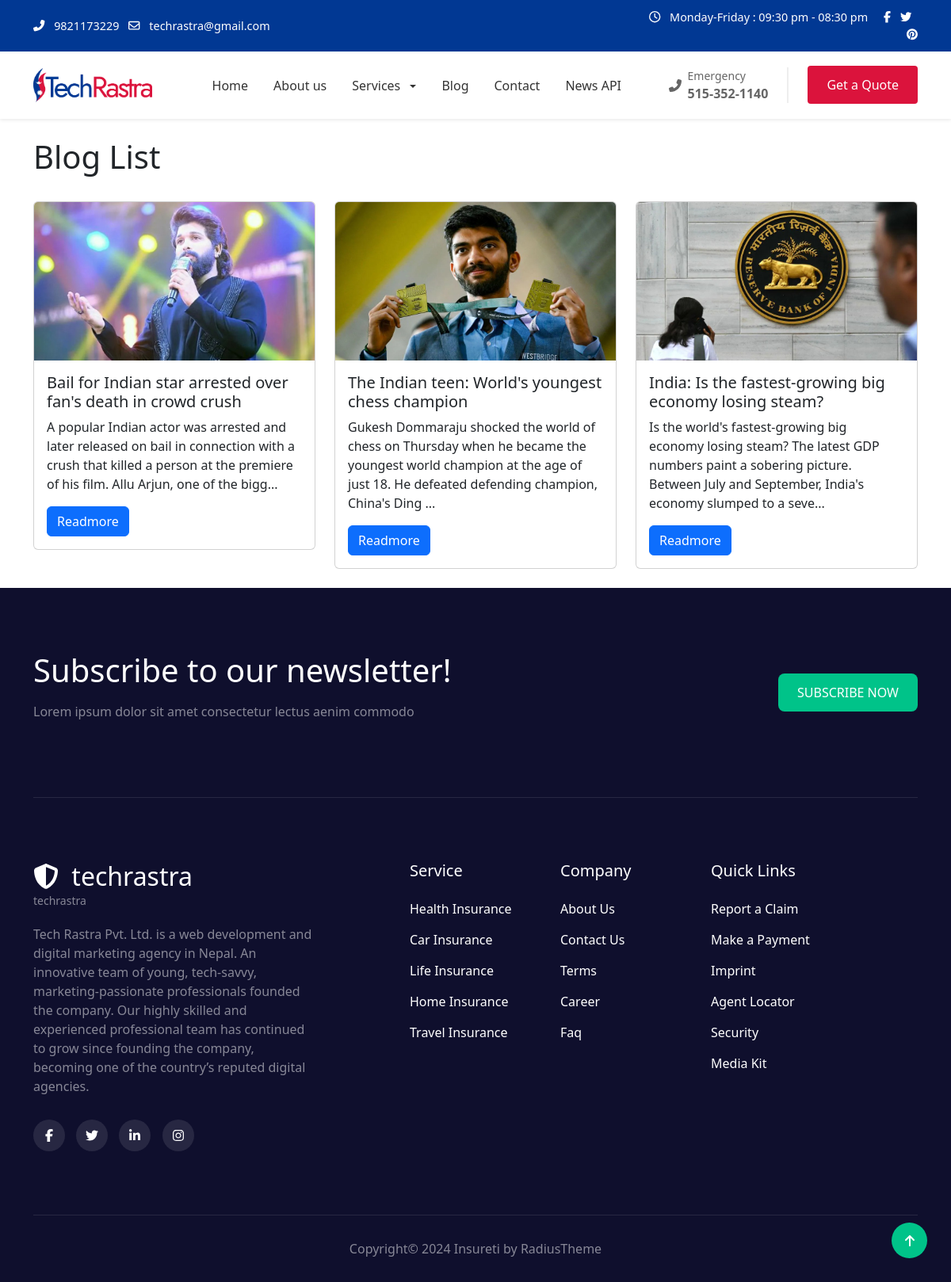
Page /blog on the committed database.
### website/models.py (models this page shows, shortened)
class Settings(models.Model):
    name = models.CharField(max_length=100)
    slug = models.SlugField(max_length=100, unique=True)
    email = models.EmailField(blank=True, null=True)
    phone = models.CharField(max_length=100, blank=True, null=True)
    address = models.CharField(max_length=100, blank=True, null=True)
    description = models.TextField(blank=True, null=True)
    logo = models.ImageField(upload_to='logo/', blank=True, null=True)
    fabicon = models.ImageField(upload_to='fabicon/', blank=True, null=True)
    meta_title = models.CharField(max_length=100, blank=True, null=True)
    meta_description = models.TextField(blank=True, null=True)
    meta_keywords = models.TextField(blank=True, null=True)

class Blog(models.Model):
    category = models.ForeignKey(Category, on_delete=models.CASCADE)
    title = models.CharField(max_length=100)
    slug = models.SlugField(max_length=100, unique=True)
    sub_title = models.CharField(max_length=100, blank=True, null=True)
    image = models.ImageField(upload_to='blog/', blank=True, null=True)
    summary = models.TextField(blank=True, null=True)
    description = RichTextField(blank=True, null=True)
    meta_title = models.CharField(max_length=100, blank=True, null=True)
    meta_description = models.TextField(blank=True, null=True)
    meta_keywords = models.TextField(blank=True, null=True)
    @property
    def get_limit_summary(self):
        return self.summary[:170] + '...'

### website/views.py (the view)
# urls.py: path('blog', views.blog_views, name='blog'),
def blog_views(request):
    data={
        'blogData': Blog.objects.all,
    }
    return render(request, 'blog.html', data)

### website/general.py (called while the page is built)
def global_data(request):
    data ={
            'settingData': Settings.objects.first(),
            'menuServiceData': Service.objects.all
        }
    return data

### website/templates/blog.html
{% extends 'layouts/master.html' %}
{% block content %}
<div class="container py-4">
    <div class="row">
        <div class="col-md-12 mb-4">
            <h1> Blog List </h1>
        </div>
    </div>
    <div class="row">
        {% for blog in blogData %}
        <div class="col-md-4">
            <div class="card">
                {% if blog.image %}
                <img src="{{ blog.image.url }}" style="height: 200px; width: 100%; "
                class="card-img-top" alt="{{ blog.title }}">
                {% endif %}
                <div class="card-body">
                  <h5 blog="card-title">
                    {{ blog.title }}
                  </h5>
                  <p class="card-text">
                    {{ blog.get_limit_summary }}
                  </p>
                  <a href="{% url 'blog-details' blog.slug %}" class="btn btn-primary">Readmore</a>
                </div>
              </div>
        </div>
        {% endfor %}
    </div>
</div>
{% endblock %}

### website/templates/layouts/master.html (shortened to what this page needs)
<!DOCTYPE html>
{% load static %}
<html lang="en">
<head>
    {% load bootstrap5 %}
    {% bootstrap_css %}
    <link href="https://cdnjs.cloudflare.com/ajax/libs/font-awesome/6.5.1/css/all.min.css" rel="stylesheet">
    <link rel="stylesheet" href="{% static 'css/style.css' %}">
</head>
<body>
    {% include 'layouts/header.html' %}
    {% block content %}
    {% endblock %}
    {% include 'layouts/footer.html' %}
</body>
</html>

### website/templates/layouts/header.html (shortened to what this page needs)
{% load static %}
<div class="top-bar">
    <div class="container">
        <div class="row align-items-center">
            <div class="col-md-8">
                {% if settingData %}
                <a href="tel:{{ settingData.phone }}" class="text-white me-2 text-decoration-none">
                    <i class="fas fa-phone-alt me-2"></i>
                        {{ settingData.phone }}
                </a>
                {% endif %}
                <a href="" class="text-white me-2 text-decoration-none">
                    <i class="far fa-envelope me-2"></i>
                    {% if settingData %}
                        {{ settingData.email }}
                    {% else %}
                        info@techrastra.com
                    {% endif %}
                </a>
            </div>
            <div class="col-md-4 text-end">
                    <span class="me-3">
                        <i class="far fa-clock me-2"></i>
                        Monday-Friday : 09:30 pm - 08:30 pm
                    </span>
                <a href="#" class="text-white me-2"><i class="fab fa-facebook-f"></i></a>
                <a href="#" class="text-white me-2"><i class="fab fa-twitter"></i></a>
                <a href="#" class="text-white"><i class="fab fa-pinterest"></i></a>
            </div>
        </div>
    </div>
</div>
<nav class="navbar navbar-expand-lg navbar-light bg-white py-3 shadow-sm sticky-top">
    <div class="container">
        <a class="navbar-brand" href="{% url 'index' %}">
            {% if settingData.logo %}
                <img src="{{ settingData.logo.url }}" alt="Techrastra">
            {% else %}
                <img src="{% static 'logo/logo.webp' %}" alt="Techrastra">
            {% endif %}
        </a>
        <div class="collapse navbar-collapse" id="navbarNav">
            <ul class="navbar-nav mx-auto">
                <li class="nav-item">
                    <a class="nav-link" href="{% url 'index' %}">
                        Home
                    </a>
                </li>
                <li class="nav-item">
                    <a class="nav-link" href="{% url 'about-us' %}">
                        About us
                    </a>
                </li>
                <li class="nav-item dropdown">
                    <a class="nav-link dropdown-toggle" href="{% url 'service' %}" role="button" data-bs-toggle="dropdown">
                        Services
                    </a>
                </li>
                <li class="nav-item">
                    <a class="nav-link" href="{% url 'blog' %}">
                        Blog
                    </a>
                </li>
                <li class="nav-item">
                    <a class="nav-link" href="{% url 'contact' %}">
                        Contact
                    </a>
                </li>
                <li class="nav-item">
                    <a class="nav-link" href="{% url 'api-news' %}">
                        News API
                    </a>
                </li>
            </ul>
            <div class="d-flex align-items-center">
                <div class="emergency-phone me-4">
                    <div class="d-flex align-items-center">
                        <i class="fas fa-phone-alt me-2"></i>
                        <div>
                            <small class="d-block">Emergency</small>
                            <strong>515-352-1140</strong>
                        </div>
                    </div>
                </div>
                <a href="{% url 'service' %}" class="btn-quote">Get a Quote</a>
            </div>
        </div>
    </div>
</nav>

### website/templates/layouts/footer.html
<footer class="footer-section">
    <div class="container">
        <div class="newsletter-section">
            <div class="row align-items-center">
                <div class="col-lg-6">
                    <h2 class="h1 mb-3">Subscribe to our newsletter!</h2>
                    <p class="text-white-50">Lorem ipsum dolor sit amet consectetur lectus aenim commodo</p>
                </div>
                <div class="col-lg-6 text-lg-end">
                    <button class="subscribe-btn">SUBSCRIBE NOW</button>
                </div>
            </div>
        </div>
        <div class="row g-4">
            <div class="col-lg-4">
                <div class="footer-logo">
                    <h3 class="h2 mb-0">
                        <i class="fas fa-shield-alt me-2"></i>
                        {{ settingData.name }}
                    </h3>
                    <small class="text-white-50 d-block">
                        {{ settingData.name }}
                    </small>
                </div>
                <p class="text-white-50">
                    {{ settingData.description | safe }}
                </p>
                <div class="social-links">
                    <a href="#"><i class="fab fa-facebook-f"></i></a>
                    <a href="#"><i class="fab fa-twitter"></i></a>
                    <a href="#"><i class="fab fa-linkedin-in"></i></a>
                    <a href="#"><i class="fab fa-instagram"></i></a>
                </div>
            </div>
            <div class="col-lg-2 offset-lg-1">
                <h5 class="mb-4">Service</h5>
                <ul class="footer-links">
                    <li><a href="#">Health Insurance</a></li>
                    <li><a href="#">Car Insurance</a></li>
                    <li><a href="#">Life Insurance</a></li>
                    <li><a href="#">Home Insurance</a></li>
                    <li><a href="#">Travel Insurance</a></li>
                </ul>
            </div>
            <div class="col-lg-2">
                <h5 class="mb-4">Company</h5>
                <ul class="footer-links">
                    <li><a href="#">About Us</a></li>
                    <li><a href="#">Contact Us</a></li>
                    <li><a href="#">Terms</a></li>
                    <li><a href="#">Career</a></li>
                    <li><a href="#">Faq</a></li>
                </ul>
            </div>
            <div class="col-lg-2">
                <h5 class="mb-4">Quick Links</h5>
                <ul class="footer-links">
                    <li><a href="#">Report a Claim</a></li>
                    <li><a href="#">Make a Payment</a></li>
                    <li><a href="#">Imprint</a></li>
                    <li><a href="#">Agent Locator</a></li>
                    <li><a href="#">Security</a></li>
                    <li><a href="#">Media Kit</a></li>
                </ul>
            </div>
        </div>
        <div class="copyright text-center">
            <p class="mb-0 text-white-50">Copyright© 2024 Insureti by RadiusTheme</p>
        </div>
    </div>
    <a href="#" class="scroll-top">
        <i class="fas fa-arrow-up"></i>
    </a>
</footer>

### static/css/style.css (style rules this page uses)
body { margin: 0; padding: 0; }
.top-bar { background-color: #013893; color: white; font-size: 0.9rem; padding: 11px 27px; }
.navbar-brand img { width: 150px; }
.nav-link { color: #333 !important; font-weight: 500; padding: 0.5rem 1rem !important; }
.emergency-phone { color: #666; border-right: 2px solid #eee; padding-right: 1.5rem; }
.btn-quote { background-color: #db133c; color: white; padding: 0.75rem 1.5rem; border-radius: 4px; text-decoration: none; transition: all 0.3s ease; }
.dropdown-toggle::after { margin-left: 0.5em; vertical-align: middle; }
.footer-section { background-color: #0f0f2d; color: white; padding: 80px 0 0 0; }
.newsletter-section { border-bottom: 1px solid rgba(255, 255, 255, 0.1); padding-bottom: 80px; margin-bottom: 80px; }
.subscribe-btn { background-color: #00c389; border: none; border-radius: 8px; padding: 12px 24px; color: white; font-weight: 500; transition: opacity 0.3s; }
.footer-logo { margin-bottom: 20px; }
.footer-links { list-style: none; padding: 0; }
.footer-links li { margin-bottom: 15px; }
.footer-links a { color: #ffffff; text-decoration: none; transition: opacity 0.3s; }
.social-links { margin-top: 30px; }
.social-links a { display: inline-flex; align-items: center; justify-content: center; width: 40px; height: 40px; background-color: rgba(255, 255, 255, 0.1); border-radius: 50%; margin-right: 10px; color: white; text-decoration: none; transition: background-color 0.3s; }
.copyright { padding: 30px 0; border-top: 1px solid rgba(255, 255, 255, 0.1); margin-top: 80px; }
.scroll-top { position: fixed; bottom: 30px; right: 30px; width: 45px; height: 45px; background-color: #00c389; color: white; border-radius: 50%; display: flex; align-items: center; justify-content: center; text-decoration: none; transition: opacity 0.3s; }

### rows in the picture
Settings: phone "9821173229", email "techrastra@gmail.com", logo (picture), name "techrastra", description "Tech Rastra Pvt. Ltd. is a web development and digital marketing agency in Nepal. An innovative team of young, tech-savvy, marketing-passionate professionals founded the company. Our highly skilled and experienced professional team has continued to grow since founding the company, becoming one of the country’s reputed digital agencies."
Blog: image (picture), title "Bail for Indian star arrested over fan's death in crowd crush", get_limit_summary "A popular Indian actor was arrested and later released on bail in connection with a crush that killed a person at the premiere of his film. Allu Arjun, one of the bigg..."
Blog: image (picture), title "The Indian teen: World's youngest chess champion", get_limit_summary "Gukesh Dommaraju shocked the world of chess on Thursday when he became the youngest world champion at the age of just 18. He defeated defending champion, China's Ding ..."
Blog: image (picture), title "India: Is the fastest-growing big economy losing steam?", get_limit_summary "Is the world's fastest-growing big economy losing steam? The latest GDP numbers paint a sobering picture. Between July and September, India's economy slumped to a seve..."
